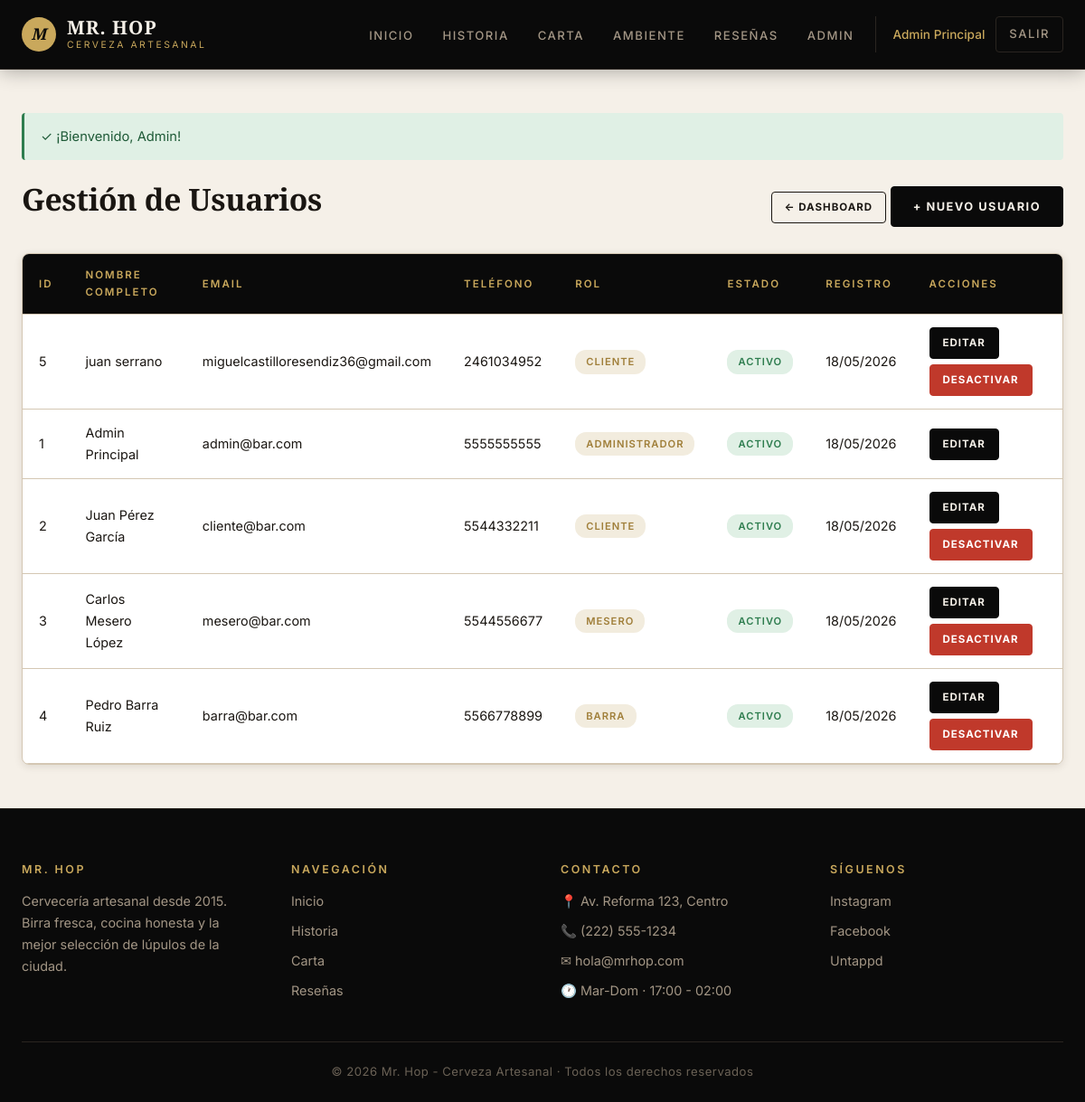
/index.php?controller=admin&action=usuarios (signed in), run on the app's committed database.
### tables this page shows
CREATE TABLE `usuarios` (
  `id` int NOT NULL AUTO_INCREMENT,
  `nombre` varchar(100) NOT NULL,
  `apellidos` varchar(100) DEFAULT NULL,
  `email` varchar(150) NOT NULL,
  `password` varchar(255) NOT NULL,
  `telefono` varchar(20) DEFAULT NULL,
  `direccion` varchar(255) DEFAULT NULL,
  `rol_id` int NOT NULL,
  `activo` tinyint(1) DEFAULT '1',
  `fecha_registro` timestamp NULL DEFAULT CURRENT_TIMESTAMP,
  PRIMARY KEY (`id`),
  UNIQUE KEY `email` (`email`),
  KEY `rol_id` (`rol_id`),
  CONSTRAINT `usuarios_ibfk_1` FOREIGN KEY (`rol_id`) REFERENCES `roles` (`id`)
);

CREATE TABLE `roles` (
  `id` int NOT NULL AUTO_INCREMENT,
  `nombre` varchar(50) NOT NULL,
  `descripcion` varchar(255) DEFAULT NULL,
  PRIMARY KEY (`id`),
  UNIQUE KEY `nombre` (`nombre`)
);

### controllers/AdminController.php (called while the page is built, shortened)
<?php
require_once ROOT_PATH . '/models/Usuario.php';
class AdminController extends Controller {
    public function usuarios() {
        $usuarioModel = new Usuario();
        $datos = [
            'titulo' => 'Gestionar usuarios',
            'usuarios' => $usuarioModel->listarTodos(),
        ];
        $this->view('admin/usuarios_listar', $datos);
    }
}

### helpers/Helper.php (called while the page is built, shortened)
<?php
class Helper {
    public static function e($str) {
        return htmlspecialchars($str ?? '', ENT_QUOTES, 'UTF-8');
    }
    public static function fecha($fecha, $formato = 'd/m/Y H:i') {
        return date($formato, strtotime($fecha));
    }
    public static function url($controller, $action = 'index', $params = []) {
        $url = BASE_URL . 'index.php?controller=' . $controller . '&action=' . $action;
        foreach ($params as $k => $v) {
            $url .= '&' . $k . '=' . urlencode($v);
        }
        return $url;
    }
}

### config/database.php (called while the page is built, shortened)
<?php
class Database {
    private static $instance = null;
    private $connection;
    private $host = 'localhost';
    private $db_name = 'bar_restaurante';
    private $username = 'root';
    private $password = '';
    private $charset = 'utf8mb4';
    private function __construct() {
        $dsn = "mysql:host={$this->host};dbname={$this->db_name};charset={$this->charset}";
        $options = [
            PDO::ATTR_ERRMODE => PDO::ERRMODE_EXCEPTION,
            PDO::ATTR_DEFAULT_FETCH_MODE => PDO::FETCH_ASSOC,
            PDO::ATTR_EMULATE_PREPARES => false,
        ];
        try {
            $this->connection = new PDO($dsn, $this->username, $this->password, $options);
        } catch (PDOException $e) {
            die('Error de conexión a la base de datos: ' . $e->getMessage());
        }
    }
    public static function getInstance() {
        if (self::$instance === null) {
            self::$instance = new self();
        }
        return self::$instance;
    }
    public function getConnection() {
        return $this->connection;
    }
}

### models/Model.php (called while the page is built, shortened)
<?php
class Model {
    public function __construct() {
        $this->db = Database::getInstance()->getConnection();
    }
}

### models/Usuario.php (called while the page is built, shortened)
<?php
require_once __DIR__ . '/Model.php';
class Usuario extends Model {
    public function listarTodos() {
        $sql = "SELECT u.*, r.nombre AS rol_nombre
                FROM usuarios u
                INNER JOIN roles r ON u.rol_id = r.id
                ORDER BY u.fecha_registro DESC";
        return $this->db->query($sql)->fetchAll();
    }
}

### helpers/Auth.php (called while the page is built, shortened)
<?php
class Auth {
    public static function isLoggedIn() {
        return isset($_SESSION['user_id']);
    }
    public static function user() {
        return [
            'id' => $_SESSION['user_id'],
            'nombre' => $_SESSION['user_nombre'],
            'email' => $_SESSION['user_email'],
            'rol_id' => $_SESSION['user_rol_id'],
            'rol' => $_SESSION['user_rol'],
        ];
    }
}

### views/admin/usuarios_listar.php (the view)
<div class="flex-between mb-3">
    <h2>Gestión de Usuarios</h2>
    <div>
        <a href="<?= Helper::url('admin', 'dashboard') ?>" class="btn btn-outline btn-sm">← Dashboard</a>
        <a href="<?= Helper::url('admin', 'crearUsuario') ?>" class="btn">+ Nuevo usuario</a>
    </div>
</div>
<?php if (empty($usuarios)): ?>
    <p>No hay usuarios registrados.</p>
<?php else: ?>
    <div class="table-container">
        <table class="table">
            <thead>
                <tr>
                    <th>ID</th>
                    <th>Nombre completo</th>
                    <th>Email</th>
                    <th>Teléfono</th>
                    <th>Rol</th>
                    <th>Estado</th>
                    <th>Registro</th>
                    <th>Acciones</th>
                </tr>
            </thead>
            <tbody>
                <?php foreach ($usuarios as $u): ?>
                    <tr>
                        <td><?= $u['id'] ?></td>
                        <td><?= Helper::e($u['nombre'] . ' ' . $u['apellidos']) ?></td>
                        <td><?= Helper::e($u['email']) ?></td>
                        <td><?= Helper::e($u['telefono']) ?: '—' ?></td>
                        <td>
                            <span class="badge badge-primary"><?= ucfirst(Helper::e($u['rol_nombre'])) ?></span>
                        </td>
                        <td>
                            <?php if ($u['activo']): ?>
                                <span class="badge badge-success">Activo</span>
                            <?php else: ?>
                                <span class="badge badge-danger">Inactivo</span>
                            <?php endif; ?>
                        </td>
                        <td><?= Helper::fecha($u['fecha_registro'], 'd/m/Y') ?></td>
                        <td>
                            <div class="actions">
                                <a href="<?= Helper::url('admin', 'editarUsuario', ['id' => $u['id']]) ?>" class="btn btn-sm">Editar</a>
                                <?php if ($u['id'] != Auth::user()['id']): ?>
                                    <a href="<?= Helper::url('admin', 'eliminarUsuario', ['id' => $u['id']]) ?>"
                                       class="btn btn-sm btn-danger"
                                       onclick="return confirm('¿Desactivar a <?= Helper::e($u['nombre']) ?>?')">Desactivar</a>
                                <?php endif; ?>
                            </div>
                        </td>
                    </tr>
                <?php endforeach; ?>
            </tbody>
        </table>
    </div>
<?php endif; ?>

### public/css/style.css (style rules this page uses)
:root { --color-bg: #f5f0e8; --color-bg-alt: #ede5d6; --color-bg-card: #ffffff; --color-bg-dark: #0a0a0a; --color-bg-dark-alt: #141210; --color-bg-input: #ffffff; --color-text: #1a1612; --color-text-muted: #5a4f44; --color-text-dim: #8a7d6f; --color-text-light: #f5f0e8; --color-text-light-muted: #a39685; --color-text-light-dim: #6b6256; --color-primary: #b8954a; --color-primary-hover: #a07f3a; --color-primary-light: #c9a85c; --color-accent: #d4b56b; --color-danger: #c0392b; --color-danger-bg: #fde4e1; --color-success: #2e7d4f; --color-success-bg: #e0f0e5; --color-warning: #b8772e; --color-warning-bg: #fdeed8; --color-info: #2c5f8d; --color-info-bg: #dce8f3; --color-border: #d4c7b3; --color-border-strong: #b8a787; --color-border-dark: #2a2520; --color-shadow: rgba(58, 38, 22, 0.12); --font-display: 'Playfair Display', Georgia, serif; --font-body: 'Inter', -apple-system, sans-serif; --radius: 4px; --radius-lg: 8px; --shadow-sm: 0 2px 8px var(--color-shadow); --shadow-md: 0 6px 24px var(--color-shadow); --transition: all 0.25s ease; }
* { margin: 0; padding: 0; box-sizing: border-box; }
html { scroll-behavior: smooth; }
body { font-family: var(--font-body); background-color: var(--color-bg); color: var(--color-text); line-height: 1.65; min-height: 100vh; display: flex; flex-direction: column; -webkit-font-smoothing: antialiased; }
h1, h2, h3, h4, h5, h6 { font-family: var(--font-display); font-weight: 700; line-height: 1.15; margin-bottom: 0.5em; color: var(--color-text); letter-spacing: -0.01em; }
h2 { font-size: 2.1rem; }
a { color: var(--color-primary); text-decoration: none; transition: var(--transition); }
.btn { display: inline-block; padding: 11px 24px; background-color: var(--color-bg-dark); color: var(--color-text-light); border: 1.5px solid var(--color-bg-dark); border-radius: var(--radius); font-family: var(--font-body); font-size: 0.8rem; font-weight: 700; cursor: pointer; text-align: center; transition: var(--transition); letter-spacing: 1.5px; text-transform: uppercase; }
.btn-outline { background-color: transparent; color: var(--color-text); border-color: var(--color-text); }
.btn-danger { background-color: var(--color-danger); border-color: var(--color-danger); color: #fff; }
.btn-sm { padding: 7px 14px; font-size: 0.72rem; letter-spacing: 1px; }
.table-container { background: var(--color-bg-card); border-radius: var(--radius-lg); overflow-x: auto; border: 1px solid var(--color-border); box-shadow: var(--shadow-sm); }
.table { width: 100%; border-collapse: collapse; }
.table th, .table td { padding: 14px 18px; text-align: left; border-bottom: 1px solid var(--color-border); font-size: 0.9rem; color: var(--color-text); }
.table th { background-color: var(--color-bg-dark); color: var(--color-primary-light); font-family: var(--font-body); font-weight: 600; font-size: 0.72rem; text-transform: uppercase; letter-spacing: 2px; }
.table .actions { display: flex; gap: 6px; flex-wrap: wrap; }
.badge { display: inline-block; padding: 4px 12px; border-radius: 12px; font-size: 0.7rem; font-weight: 600; text-transform: uppercase; letter-spacing: 1px; }
.badge-success { background-color: var(--color-success-bg); color: var(--color-success); }
.badge-primary { background-color: rgba(184, 149, 74, 0.18); color: var(--color-primary-hover); }
.mb-3 { margin-bottom: 1.5rem; }
.flex-between { display: flex; justify-content: space-between; align-items: center; flex-wrap: wrap; gap: 12px; }

### data on the page
usuarios: id "5", Helper::e($u['nombre'] . ' ' . $u['apellidos']) "juan serrano", email "miguelcastilloresendiz36@gmail.com", telefono "2461034952", rol.nombre "CLIENTE", activo "ACTIVO", fecha_registro "18/05/2026"
usuarios: id "1", Helper::e($u['nombre'] . ' ' . $u['apellidos']) "Admin Principal", email "admin@bar.com", telefono "5555555555", rol.nombre "ADMINISTRADOR", activo "ACTIVO", fecha_registro "18/05/2026"
usuarios: id "2", Helper::e($u['nombre'] . ' ' . $u['apellidos']) "Juan Pérez García", email "cliente@bar.com", telefono "5544332211", rol.nombre "CLIENTE", activo "ACTIVO", fecha_registro "18/05/2026"
usuarios: id "3", Helper::e($u['nombre'] . ' ' . $u['apellidos']) "Carlos Mesero López", email "mesero@bar.com", telefono "5544556677", rol.nombre "MESERO", activo "ACTIVO", fecha_registro "18/05/2026"
usuarios: id "4", Helper::e($u['nombre'] . ' ' . $u['apellidos']) "Pedro Barra Ruiz", email "barra@bar.com", telefono "5566778899", rol.nombre "BARRA", activo "ACTIVO", fecha_registro "18/05/2026"

### other printed values
Helper::e($usuario['nombre']) "Admin Principal"
Helper::e($msg) "¡Bienvenido, Admin!"
APP_NAME "Mr. Hop - Cerveza Artesanal"
